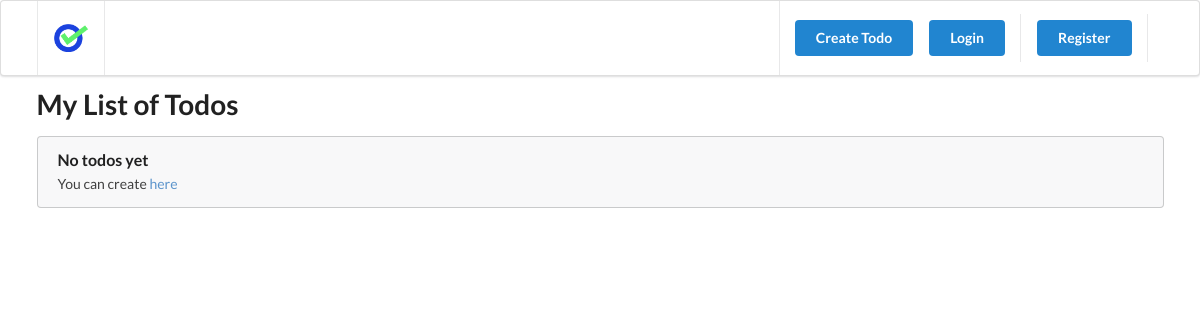
Before: / with the older database file.
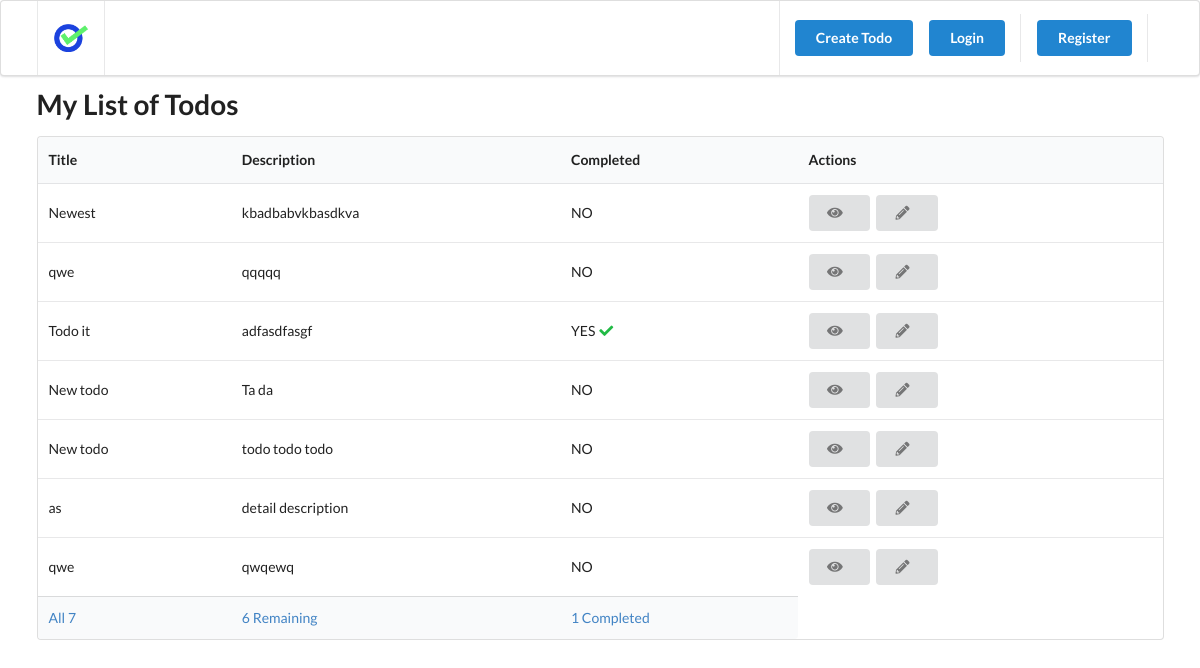
After: the same page with the newer database file.
### todo/models.py (models this page shows, shortened)
class Todo(TrackingModel):
    title = models.CharField(max_length=255)
    description = models.TextField()
    is_completed = models.BooleanField(default=False)

### todo/views.py (the view)
# urls.py: path('', views.index, name="home"),
def index(request):
    todos = Todo.objects.all()
    completed_count = todos.filter(is_completed = True).count()
    incomplete_count = todos.filter(is_completed = False).count()
    all_count = todos.count()
    context = {
                'todos': get_filtered_todos(request, todos),
                'completed_count': completed_count,
                'incomplete_count': incomplete_count,
                'all_count': all_count
               }
    return render(request, "todo/index.html", context)

### todo/views.py (called while the page is built)
def get_filtered_todos(request, todos):
    if request.GET and request.GET.get('filter'):
        if request.GET.get('filter') == 'completed':
            return todos.filter(is_completed = True)
        if request.GET.get('filter') == 'incomplete':
            return todos.filter(is_completed = False)
    return todos

### templates/todo/index.html (shortened to what this page needs)
{% extends "_partials/base.html" %}
{% load static %}
{% block content %}
<h1 class="ui header">My List of Todos</h1>
{% if todos %}
<table class="ui table">
    <thead>
        <tr>
            <th>Title</th>
            <th>Description</th>
            <th>Completed</th>
            <th>Actions</th>
        </tr>
    </thead>
    <tbody>
        {% for todo in todos %}
        <tr>
            <td>{{ todo.title }}</td>
            <td>{{ todo.description }}</td>
            <td>
                {% if todo.is_completed %}
                YES <i class="check icon green"></i>
                {% else %}
                NO
                {% endif %}
            </td>
            <td>
                <a href={% url "todo-detail" todo.pk %} class="ui button">
                    <i class="eye icon"></i>
                </a>
                <a href={% url "edit-todo" todo.pk%} class="ui button">
                    <i class="pencil icon"></i>
                </a>
            </td>
        </tr>
        {% endfor %}
    </tbody>
    <tfoot>
        <tr>
            <th>
                <a href="?filter=all">All {{ all_count }}</a>
            </th>
            <th>
                <a href="?filter=incomplete">{{ incomplete_count }} Remaining</a>
            </th>
            <th>
                <a href="?filter=completed">{{ completed_count }} Completed</a>
            </th>
        </tr>
    </tfoot>
</table>
{% else %}
<div class="ui message">
    <div class="header">No todos yet</div>
    <p>You can create <a href={% url "create-todo" %}>here</a></p>
</div>
{% endif %}
{% endblock content %}

### templates/_partials/base.html (shortened to what this page needs)
<!DOCTYPE html>
<html lang="en">
  <head>
    <link
      rel="stylesheet"
      href="https://cdnjs.cloudflare.com/ajax/libs/semantic-ui/2.5.0/semantic.min.css"
    />
  </head>
  <body>
    <div>
      {% include "_partials/header.html" %}
      <div class="ui container">
        {% block content %} {% endblock content %}
      </div>
    </div>
  </body>
</html>

### templates/_partials/header.html
{% load static %}
<div class="ui menu">
  <div class="ui container">
    <a href={% url "home" %} class="header item">
      <img class="logo" class="logo" src= {% static 'img/logo.png' %} />
    </a>
    <div class="right item">
      <a href={% url "create-todo" %} class="ui primary button">Create Todo</a>
      {% if request.user.is_authenticated %}
      <a href="" class="ui primary button">Create Todo</a>
      <div class="ui simple dropdown item">
        <i class="dropdown icon"></i>
        <div class="menu">
          <form class="ui large form" method="post" action="">
            <input class="ui button" type="submit" value="Sign out" />
          </form>
        </div>
      </div>
      {% else %}
      <div class="ui item">
        <a href={% url "login" %} class="ui primary button">Login</a>
      </div>
      <div class="ui item">
        <a href={% url "register" %} class="ui primary button">Register</a>
      </div>
      {% endif %}
    </div>
  </div>
</div>

Changed rows visible on the page:
added Todo: title "Newest", description "kbadbabvkbasdkva", is_completed "NO"
added Todo: title "qwe", description "qqqqq", is_completed "NO"
added Todo: title "Todo it", description "adfasdfasgf", is_completed "YES"
added Todo: title "New todo", description "Ta da", is_completed "NO"
added Todo: title "New todo", description "todo todo todo", is_completed "NO"
added Todo: title "as", description "detail description", is_completed "NO"
added Todo: title "qwe", description "qwqewq", is_completed "NO"
Other visible differences:
{{ all_count }}: (not shown) → "7"
{{ incomplete_count }}: (not shown) → "6"
{{ completed_count }}: (not shown) → "1"
text no longer shown: "No todos yet You can create here"
text now shown: "Title Description Completed Actions All Remaining Completed"
